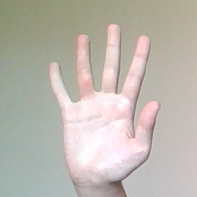
#> input picture stophand.jpg, 197 x 197 px
$ python test.py
#> lines starting #> are read from the running program, lines starting #| are printed output that depends on the picture
import sys
import os
import time
import uuid
import math

import numpy as np
import cv2
(major_ver, minor_ver, subminor_ver) = (cv2.__version__).split('.')
print('OpenCV Version: {}.{}.{}'.format(major_ver, minor_ver, subminor_ver))

import matplotlib.pyplot as plt
from mpl_toolkits.mplot3d import Axes3D

img = cv2.imread('stophand.jpg')
#> img is the input picture: shape (197, 197, 3); mean B, G, R 174.6, 183.3, 188.7

blur = cv2.GaussianBlur(img, (5, 5), 0) #blur
hsv = cv2.cvtColor(blur, cv2.COLOR_BGR2HSV) #convert to the HSV color space
#> hsv: shape (197, 197, 3); mean H, S, V 55.3, 25.2, 191.4

h, s, v = cv2.split(hsv)
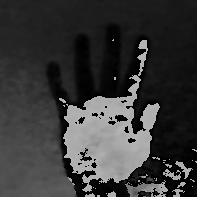
#> h: shape (197, 197); min 0, max 179, mean 55.3
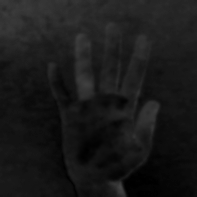
#> s: shape (197, 197); min 0, max 68, mean 25.2
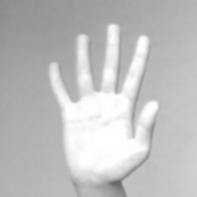
#> v: shape (197, 197); min 101, max 255, mean 191.4
h = h.flatten()
s = s.flatten()
v = v.flatten()

#plotting
fig = plt.figure()
ax = Axes3D(fig)
ax.scatter(h, s, v)
plt.show()

$ run again, with hhand.png saved as stophand.jpg
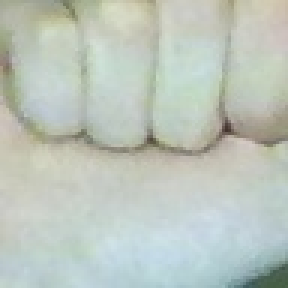
#> input picture hhand.png, 96 x 96 px (shown 3 times larger)
#> img is the input picture: shape (96, 96, 3); mean B, G, R 188.6, 197.8, 188.8
#> hsv: shape (96, 96, 3); mean H, S, V 57.8, 22.4, 199.3
#> `h, s, v = cv2.split(hsv)`:
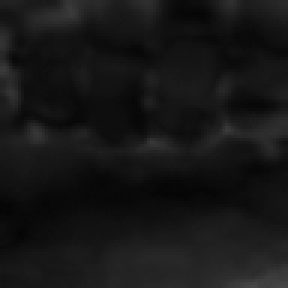
#> s: shape (96, 96) (shown 3 times larger); min 5, max 72, mean 22.4
#> `h, s, v = cv2.split(hsv)`:
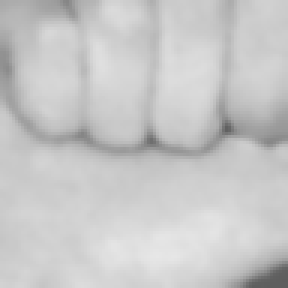
#> v: shape (96, 96) (shown 3 times larger); min 93, max 231, mean 199.3
#> `h = h.flatten()`: h = 9216 values, max 103 at index 3470, min 8 at index 1150, mean 57.76
#> `s = s.flatten()`: s = 9216 values, max 72 at index 9204, min 5 at index 7398, mean 22.37
#> `v = v.flatten()`: v = 9216 values, max 231 at index 8212, min 93 at index 9022, mean 199.3
